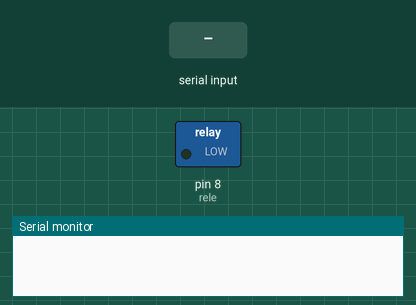
A sketch run on a simulated Arduino Uno, built with avr-gcc and run on an emulated ATmega328P. On the bench: switched loads named in the sketch (green lamp = pin HIGH), the last lines printed to the serial monitor. Inputs (shaded band) come from the test bench.

Above: at 1.2 s.
1.3 s: "1" received over Serial
At 2.0 s:
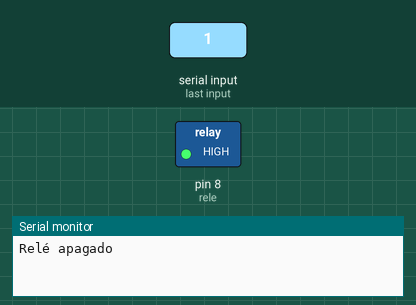
2.8 s: "0" received over Serial
At 3.1 s:
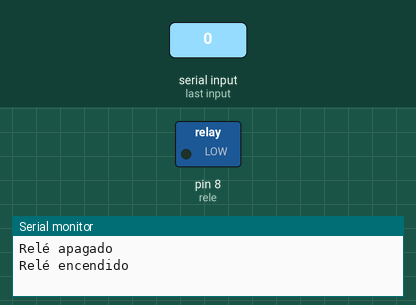
Timing chart, 0 to 5.8 s (numbered marks = the images above; inputs shaded):
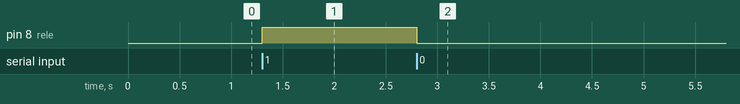

The sketch:

Lab8.ino
```cpp
// encendido y apagado de led con muestra en el monitor serial
/*int rele = 8;

void setup() {
  pinMode(rele, OUTPUT);
  Serial.begin(9600);
}

void loop() {
  digitalWrite(rele, HIGH);
  Serial.println("Relé apagado");
  delay(2000);

  digitalWrite(rele, LOW);
  Serial.println("Relé encendido");
  delay(5000);
}*/
// encendido y apagado controlado desde el monitor serial
int rele = 8;

void setup() {
  pinMode(rele, OUTPUT);
  Serial.begin(9600);
}

void loop() {
  if (Serial.available() > 0) {
    char command = Serial.read();
    executeCommand(command);
  }
}

void executeCommand(char command) {
  switch (command) {
    case '1':
      digitalWrite(rele, HIGH);
      Serial.println("Relé apagado");
      break;
    case '0':
      digitalWrite(rele, LOW);
      Serial.println("Relé encendido");
      break;
    default:
      Serial.println("Comando no reconocido");
      break;
  }
}
```

Measured:
- after the input at 1.3 s, pin 8 (rele): LOW → HIGH at once
- after the input at 2.8 s, pin 8 (rele): HIGH → LOW at once
